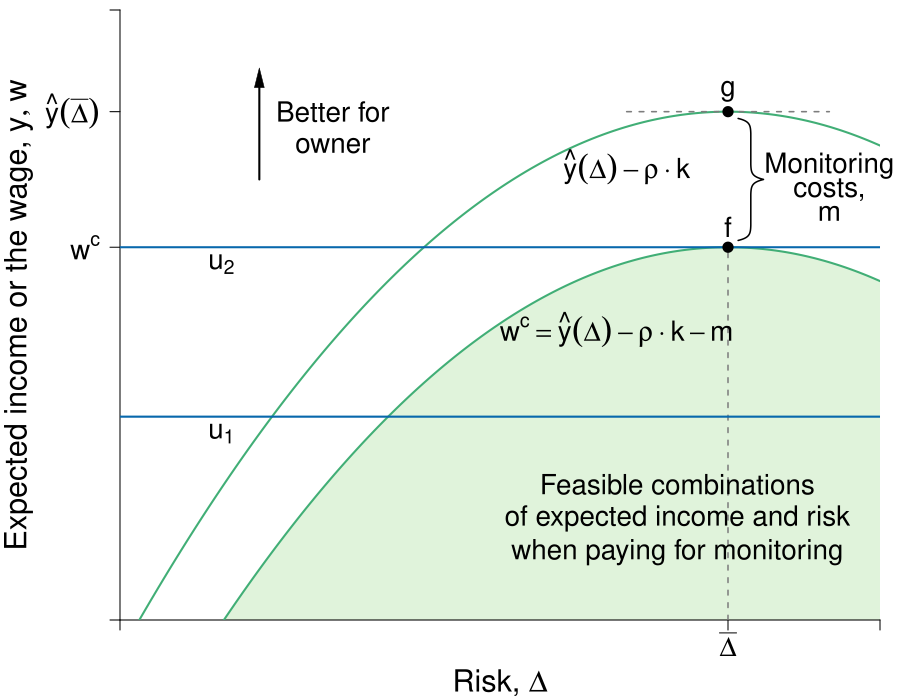

This figure's R source:
require(shape)
library(pBrackets)
pdf(file = "capitalism/risk_contrast_monitoring_indiff.pdf", width = 9, height = 7)


#Set parameters for graphics
axislabelsize <- 1.8
labelsize <- 1.7
namesize <- 1.8
annotatesize <- 1.5
graphlinewidth <- 2
segmentlinewidth <- 1.5

a <- c(2, 4, 6)


COL <- c("#7fc97f", "#beaed4", "#fdc086", "#ffff99", "#386cb0", "#f0027f", "#bf5b17", "#666666")
COLA <- c("#e0f3db", "#99d8c9","#66c2a4","#41ae76", "#238b45", "#005824")
COLB <- c("#c6dbef", "#4eb3d3", "#2b8cbe", "#0868ac","#084081")
COLC <- c("#fcfbfd", "#efedf5", "#dadaeb", "#bcbddc", "#9e9ac8", "#807dba", "#6a51a3", "#54278f", "#3f007d")
grays <- gray.colors(25, start = 1, end = 0, alpha = 1)

par(mar =  c(4, 6, 0.5, 1))
xlims <- c(0, 15)
ylims <- c(0, 18)

riskreturn <- function(g, int1 = 14, int2 = 4, coeff = 1/3){
  int1 - (int2 - (coeff)*g)^2
}

uA <- function(y, g, slope = 0.5){
  y + y*g  - slope*g^2
}

indiffA <- function(g, intercept = 3, slope1 = 0.25, slope2 = 0.12){
  intercept  + slope1*g + slope2*g^2
}

indiffA2 <- function(g, intercept = 3, slope1 = 0.25, slope2 = 0.05){
  intercept  + slope1*g + slope2*g^2
}

#Plot command 
plot(0, 0, xlim = xlims, ylim = ylims, 
     type = "n",
     xlab = expression(paste("")),
     ylab = expression(paste("")), 
     axes = FALSE,
     # xlab = expression(paste("Bob's Payoff, ", u^B)),
     # ylab = expression(paste("Alfredo's Payoff, ", u^A)),
     #xaxt = "n", 
     #yaxt = "n", 
     cex.lab = axislabelsize, 
     bty = "n", 
     xaxs="i", 
     yaxs="i"
)

xpoly <- seq(from = xlims[1], to = xlims[2], length.out = 500)
ypoly <- riskreturn(xpoly, int1 = 11)
polygon(x = xpoly, y = ypoly, col = COLA[1], density = NULL, border = NA)

xpoly1 <- c(2, xlims[2], xlims[2])
ypoly1 <- c(0, 0, riskreturn(xlims[2], int1 = 11))
polygon(x = xpoly1, y = ypoly1, col = COLA[1], density = NULL, border = NA)


#Customize ticks and labels for the plot
# ticksy <- seq(ylims[1], ylims[2], 3)
# ylabels <- seq(ylims[1], ylims[2], 3)
# ticksx <- seq(xlims[1], xlims[2], 5)
# xlabels <- seq(xlims[1], xlims[2], 5)
ticksx <- c(0, 12, xlims[2])
xlabels <- c(NA, expression(paste( bar(Delta) )), NA)
ticksy <- c(0, 11, riskreturn(int1 = 15, g = 12), ylims[2])
ylabels <- c(NA, expression(paste(w^c)), expression(paste(hat(y)(bar(Delta)))), NA)

axis(1, at = ticksx, pos = 0, labels = xlabels, cex.axis = labelsize)
axis(2, at = ticksy, pos = 0, labels = ylabels, las = 1, cex.axis = labelsize)

#Axis labels and draw linear utility function
mtext(expression(paste("Risk, ", Delta)), side = 1, line = 3, cex = axislabelsize)
text(-2, 0.5*ylims[2], expression(paste("Expected income or the wage, ", list(y, w))), xpd = TRUE, cex = axislabelsize, srt = 90) 


npts <- 500 
xx1 <- seq(xlims[1], xlims[2], length.out = npts)
#lines(xx1, riskreturn(xx1, int1 = 5.7), col = COLA[4], lwd = graphlinewidth, lty = 1)
lines(xx1, riskreturn(xx1, int1 = 11), col = COLA[4], lwd = graphlinewidth, lty = 1)
lines(xx1, riskreturn(xx1, int1 = 15), col = COLA[4], lwd = graphlinewidth, lty = 1)
# lines(xx1, indiffA(xx1, intercept = 4.4), col = COLB[3], lwd = graphlinewidth, lty = 1)
# lines(xx1, indiffA(xx1, intercept = 8), col = COLB[3], lwd = graphlinewidth, lty = 1)
# lines(xx1, indiffA2(xx1, intercept = 7.1), col = COLB[5], lwd = graphlinewidth, lty = 1)
# lines(xx1, indiffA2(xx1, intercept = 10), col = COLB[5], lwd = graphlinewidth, lty = 1)

#Add points a, b, c and d
segments(12, 0, 12, riskreturn(int1 = 11, g = 12), lty = 2, col = grays[20], lwd = segmentlinewidth)
#segments(0, riskreturn(int1 = 15, g = 12), xlims[2], riskreturn(int1 = 15, g = 12), lty = 1, col = COLB[4], lwd = graphlinewidth)
segments(10, riskreturn(int1 = 15, g = 12), 14, riskreturn(int1 = 15, g = 12), lty = 2, col = grays[20], lwd = segmentlinewidth)
#text(5.6 + 0.25, riskreturn(g = 5.6) - 0.3, expression(A), cex = labelsize)
# 


# segments(7.5, 0, 7.5, riskreturn(g = 7.5) , lty = 2, col = "gray", lwd = segmentlinewidth)
# segments(0, riskreturn(g = 7.5) , 7.5, riskreturn(g = 7.5) , lty = 2, col = "gray", lwd = segmentlinewidth)
# points(7.5, riskreturn(g = 7.5) , pch = 16, col = "black", cex = 1.5)
# text(7.5 + 0.25, riskreturn(g = 8) - 1, expression(B), cex = labelsize)

#Segment for next best wage offer
#segments(0, 11, xlims[2], 11, lty = 2, col = grays[20], lwd = segmentlinewidth)
segments(0, 11, xlims[2], 11, lty = 1, col = COLB[4], lwd = graphlinewidth)

segments(0, 6, xlims[2], 6, lty = 1, col = COLB[4], lwd = graphlinewidth)
#segments(0, 11, xlims[2], 11, lty = 1, col = COLB[4], lwd = graphlinewidth)

points(12, riskreturn(int1 = 15, g = 12), pch = 16, col = "black", cex = 1.5)
text(12, riskreturn(int1 = 15, g = 12) + 0.6, expression(paste(g) ), cex = labelsize)

points(12, riskreturn(int1 = 11, g = 12), pch = 16, col = "black", cex = 1.5)
text(12, riskreturn(int1 = 11, g = 12) + 0.6, expression(paste(f) ), cex = labelsize)




#Label risk return schedule
text(10, riskreturn(g = 14) - 0.2, expression(paste(hat(y)*(Delta) - rho%.%k) ), cex = labelsize)

text(9.8, riskreturn(int1 = 11, g = 14)-2, expression(paste(w^c==hat(y)*(Delta)-rho%.%k-m) ), cex = labelsize)

#Arrows(12, riskreturn(int1 = 15, g = 12) - 0.75, 12, riskreturn(int1 = 11, g = 12) + 0.75, col = "black", lty = 1, lwd = 2, arr.type = "triangle", arr.lwd = 0.5, code = 3)
brackets(12 + 0.2, riskreturn(int1 = 15, g = 12) - 0.2, 12 + 0.2, riskreturn(int1 = 11, g = 12) + 0.2,  
         ticks = 0.5, curvature = 0.5, type = 1, h = 0.5,
         col = "black", lwd = segmentlinewidth, lty = 1, xpd = TRUE)

text(14, 13.4, expression(paste("Monitoring")), cex = labelsize, xpd = TRUE)
text(14, 12.7, expression(paste("costs,")), cex = labelsize, xpd = TRUE)
text(14, 12, expression(paste( m )), cex = labelsize, xpd = TRUE)

#Label value functions
# text(12.2, 17, expression(v[1]^B), cex = labelsize)
# text(10.1, 17, expression(v[2]^B), cex = labelsize)
# text(8.8, 17, expression(v[1]^A), cex = labelsize)
# text(7.2, 17, expression(v[2]^A), cex = labelsize)


text(11, 4, expression(paste("Feasible combinations")), cex = labelsize, xpd = TRUE)
text(11, 3, expression(paste("of expected income and risk")), cex = labelsize, xpd = TRUE)
text(11, 2, expression(paste("when paying for monitoring")), cex = labelsize, xpd = TRUE)
#text(14, 12, expression(paste( m )), cex = labelsize, xpd = TRUE)

#Label value functions
text(2, 10.5, expression(u[2]), cex = labelsize)
text(2, 5.5, expression(u[1]), cex = labelsize)

text(4.2, 15, expression(paste("Better for")), cex = labelsize)
text(4.2, 14, expression(paste("owner")), cex = labelsize)
Arrows(2.75, 13, 2.75, 16,
       col = "black", lty = 1, lwd = 2,
       arr.type = "triangle", xpd = TRUE,
       arr.lwd = 0.5, code = 2)

dev.off()
